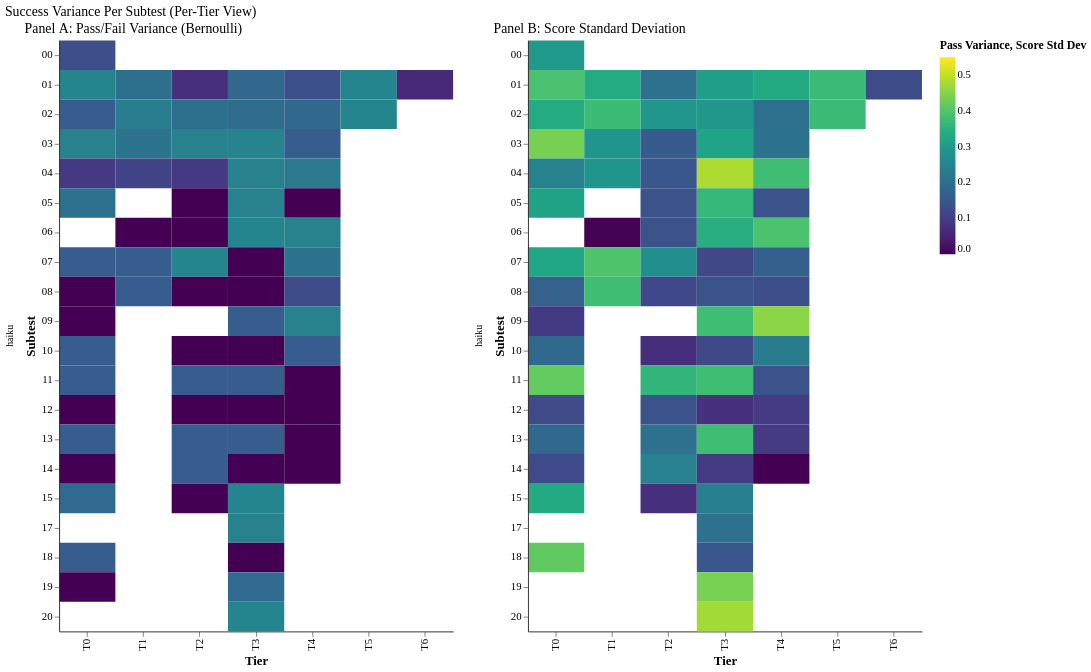

Write a Vega-Lite specification for this figure.
### Vega-Lite specification from a JSON file in a GitHub repository (floating-point values rounded to 4 significant figures)
{"config": {"font": "serif", "axis": {"labelFontSize": 11, "titleFontSize": 13, "gridColor": "#e0e0e0", "domainColor": "#333333"}, "legend": {"labelFontSize": 11, "titleFontSize": 12}, "title": {"fontSize": 14, "anchor": "start", "fontWeight": "normal"}, "view": {"stroke": null, "continuousWidth": 400, "continuousHeight": 300}, "mark": {"tooltip": true}}, "hconcat": [{"facet": {"row": {"field": "agent_model", "title": null, "type": "nominal"}}, "spec": {"mark": {"type": "rect"}, "encoding": {"color": {"field": "pass_variance", "scale": {"domain": [0, 0.25], "scheme": "viridis"}, "title": "Pass Variance", "type": "quantitative"}, "tooltip": [{"field": "tier", "title": "Tier", "type": "ordinal"}, {"field": "subtest", "title": "Subtest", "type": "ordinal"}, {"field": "pass_variance", "format": ".3f", "title": "Pass Variance", "type": "quantitative"}, {"field": "n_runs", "title": "Runs", "type": "quantitative"}], "x": {"field": "tier", "sort": ["T0", "T1", "T2", "T3", "T4", "T5", "T6"], "title": "Tier", "type": "ordinal"}, "y": {"field": "subtest", "sort": "ascending", "title": "Subtest", "type": "ordinal"}}, "height": 600, "title": "Panel A: Pass/Fail Variance (Bernoulli)", "width": 400}, "resolve": {"scale": {"y": "independent"}}}, {"facet": {"row": {"field": "agent_model", "title": null, "type": "nominal"}}, "spec": {"mark": {"type": "rect"}, "encoding": {"color": {"field": "score_std", "scale": {"domain": [0, 0.55], "scheme": "plasma"}, "title": "Score Std Dev", "type": "quantitative"}, "tooltip": [{"field": "tier", "title": "Tier", "type": "ordinal"}, {"field": "subtest", "title": "Subtest", "type": "ordinal"}, {"field": "score_std", "format": ".3f", "title": "Score Std Dev", "type": "quantitative"}, {"field": "n_runs", "title": "Runs", "type": "quantitative"}], "x": {"field": "tier", "sort": ["T0", "T1", "T2", "T3", "T4", "T5", "T6"], "title": "Tier", "type": "ordinal"}, "y": {"field": "subtest", "sort": "ascending", "title": "Subtest", "type": "ordinal"}}, "height": 600, "title": "Panel B: Score Standard Deviation", "width": 400}, "resolve": {"scale": {"y": "independent"}}}], "data": {"name": "data-629980ffdcbe19cda0f58d6ba9ea4af3"}, "title": "Success Variance Per Subtest (Per-Tier View)", "$schema": "https://vega.github.io/schema/vega-lite/v6.1.0.json", "datasets": {"data-629980ffdcbe19cda0f58d6ba9ea4af3": [{"agent_model": "haiku", "tier": "T0", "subtest": "00", "pass_variance": 0.1275, "score_std": 0.2977, "n_runs": 20}, {"agent_model": "haiku", "tier": "T0", "subtest": "01", "pass_variance": 0.25, "score_std": 0.3913, "n_runs": 20}, {"agent_model": "haiku", "tier": "T0", "subtest": "02", "pass_variance": 0.16, "score_std": 0.3369, "n_runs": 5}, {"agent_model": "haiku", "tier": "T0", "subtest": "03", "pass_variance": 0.24, "score_std": 0.4353, "n_runs": 5}, {"agent_model": "haiku", "tier": "T0", "subtest": "04", "pass_variance": 0.09, "score_std": 0.2435, "n_runs": 10}, {"agent_model": "haiku", "tier": "T0", "subtest": "05", "pass_variance": 0.2041, "score_std": 0.3154, "n_runs": 7}, {"agent_model": "haiku", "tier": "T0", "subtest": "07", "pass_variance": 0.16, "score_std": 0.3256, "n_runs": 5}, {"agent_model": "haiku", "tier": "T0", "subtest": "08", "pass_variance": 0.0, "score_std": 0.1668, "n_runs": 5}, {"agent_model": "haiku", "tier": "T0", "subtest": "09", "pass_variance": 0.0, "score_std": 0.09257, "n_runs": 5}, {"agent_model": "haiku", "tier": "T0", "subtest": "10", "pass_variance": 0.16, "score_std": 0.1835, "n_runs": 5}, {"agent_model": "haiku", "tier": "T0", "subtest": "11", "pass_variance": 0.16, "score_std": 0.4179, "n_runs": 5}, {"agent_model": "haiku", "tier": "T0", "subtest": "12", "pass_variance": 0.0, "score_std": 0.1207, "n_runs": 5}, {"agent_model": "haiku", "tier": "T0", "subtest": "13", "pass_variance": 0.16, "score_std": 0.1824, "n_runs": 5}, {"agent_model": "haiku", "tier": "T0", "subtest": "14", "pass_variance": 0.0, "score_std": 0.1215, "n_runs": 5}, {"agent_model": "haiku", "tier": "T0", "subtest": "15", "pass_variance": 0.1875, "score_std": 0.335, "n_runs": 4}, {"agent_model": "haiku", "tier": "T0", "subtest": "18", "pass_variance": 0.16, "score_std": 0.4156, "n_runs": 5}, {"agent_model": "haiku", "tier": "T0", "subtest": "19", "pass_variance": 0.0, "score_std": null, "n_runs": 1}, {"agent_model": "haiku", "tier": "T1", "subtest": "01", "pass_variance": 0.2016, "score_std": 0.3379, "n_runs": 25}, {"agent_model": "haiku", "tier": "T1", "subtest": "02", "pass_variance": 0.2304, "score_std": 0.3747, "n_runs": 25}, {"agent_model": "haiku", "tier": "T1", "subtest": "03", "pass_variance": 0.21, "score_std": 0.2843, "n_runs": 10}, {"agent_model": "haiku", "tier": "T1", "subtest": "04", "pass_variance": 0.1094, "score_std": 0.2855, "n_runs": 8}, {"agent_model": "haiku", "tier": "T1", "subtest": "06", "pass_variance": 0.0, "score_std": 0.001643, "n_runs": 5}, {"agent_model": "haiku", "tier": "T1", "subtest": "07", "pass_variance": 0.16, "score_std": 0.3971, "n_runs": 5}, {"agent_model": "haiku", "tier": "T1", "subtest": "08", "pass_variance": 0.16, "score_std": 0.3802, "n_runs": 5}, {"agent_model": "haiku", "tier": "T2", "subtest": "01", "pass_variance": 0.0736, "score_std": 0.2038, "n_runs": 25}, {"agent_model": "haiku", "tier": "T2", "subtest": "02", "pass_variance": 0.2016, "score_std": 0.2874, "n_runs": 25}, {"agent_model": "haiku", "tier": "T2", "subtest": "03", "pass_variance": 0.24, "score_std": 0.1584, "n_runs": 10}, {"agent_model": "haiku", "tier": "T2", "subtest": "04", "pass_variance": 0.09, "score_std": 0.1476, "n_runs": 10}, {"agent_model": "haiku", "tier": "T2", "subtest": "05", "pass_variance": 0.0, "score_std": 0.1387, "n_runs": 5}, {"agent_model": "haiku", "tier": "T2", "subtest": "06", "pass_variance": 0.0, "score_std": 0.1378, "n_runs": 5}, {"agent_model": "haiku", "tier": "T2", "subtest": "07", "pass_variance": 0.25, "score_std": 0.2684, "n_runs": 10}, {"agent_model": "haiku", "tier": "T2", "subtest": "08", "pass_variance": 0.0, "score_std": 0.1182, "n_runs": 10}, {"agent_model": "haiku", "tier": "T2", "subtest": "10", "pass_variance": 0.0, "score_std": 0.07155, "n_runs": 5}, {"agent_model": "haiku", "tier": "T2", "subtest": "11", "pass_variance": 0.16, "score_std": 0.3604, "n_runs": 5}, {"agent_model": "haiku", "tier": "T2", "subtest": "12", "pass_variance": 0.0, "score_std": 0.1376, "n_runs": 5}, {"agent_model": "haiku", "tier": "T2", "subtest": "13", "pass_variance": 0.16, "score_std": 0.2042, "n_runs": 5}, {"agent_model": "haiku", "tier": "T2", "subtest": "14", "pass_variance": 0.16, "score_std": 0.2383, "n_runs": 5}, {"agent_model": "haiku", "tier": "T2", "subtest": "15", "pass_variance": 0.0, "score_std": 0.07603, "n_runs": 5}, {"agent_model": "haiku", "tier": "T3", "subtest": "01", "pass_variance": 0.1799, "score_std": 0.3095, "n_runs": 17}, {"agent_model": "haiku", "tier": "T3", "subtest": "02", "pass_variance": 0.1928, "score_std": 0.2926, "n_runs": 23}, {"agent_model": "haiku", "tier": "T3", "subtest": "03", "pass_variance": 0.2449, "score_std": 0.3198, "n_runs": 7}, {"agent_model": "haiku", "tier": "T3", "subtest": "04", "pass_variance": 0.24, "score_std": 0.4823, "n_runs": 5}, {"agent_model": "haiku", "tier": "T3", "subtest": "05", "pass_variance": 0.24, "score_std": 0.3657, "n_runs": 10}, {"agent_model": "haiku", "tier": "T3", "subtest": "06", "pass_variance": 0.25, "score_std": 0.3448, "n_runs": 4}, {"agent_model": "haiku", "tier": "T3", "subtest": "07", "pass_variance": 0.0, "score_std": 0.1167, "n_runs": 5}, {"agent_model": "haiku", "tier": "T3", "subtest": "08", "pass_variance": 0.0, "score_std": 0.1405, "n_runs": 5}, {"agent_model": "haiku", "tier": "T3", "subtest": "09", "pass_variance": 0.16, "score_std": 0.3798, "n_runs": 5}, {"agent_model": "haiku", "tier": "T3", "subtest": "10", "pass_variance": 0.0, "score_std": 0.1194, "n_runs": 5}, {"agent_model": "haiku", "tier": "T3", "subtest": "11", "pass_variance": 0.16, "score_std": 0.3798, "n_runs": 5}, {"agent_model": "haiku", "tier": "T3", "subtest": "12", "pass_variance": 0.0, "score_std": 0.07468, "n_runs": 5}, {"agent_model": "haiku", "tier": "T3", "subtest": "13", "pass_variance": 0.16, "score_std": 0.3798, "n_runs": 5}, {"agent_model": "haiku", "tier": "T3", "subtest": "14", "pass_variance": 0.0, "score_std": 0.09325, "n_runs": 3}, {"agent_model": "haiku", "tier": "T3", "subtest": "15", "pass_variance": 0.25, "score_std": 0.2333, "n_runs": 2}, {"agent_model": "haiku", "tier": "T3", "subtest": "17", "pass_variance": 0.24, "score_std": 0.2034, "n_runs": 5}, {"agent_model": "haiku", "tier": "T3", "subtest": "18", "pass_variance": 0.0, "score_std": 0.1482, "n_runs": 5}, {"agent_model": "haiku", "tier": "T3", "subtest": "19", "pass_variance": 0.1875, "score_std": 0.4384, "n_runs": 4}, {"agent_model": "haiku", "tier": "T3", "subtest": "20", "pass_variance": 0.25, "score_std": 0.4738, "n_runs": 2}, {"agent_model": "haiku", "tier": "T4", "subtest": "01", "pass_variance": 0.1344, "score_std": 0.3349, "n_runs": 25}, {"agent_model": "haiku", "tier": "T4", "subtest": "02", "pass_variance": 0.1824, "score_std": 0.2043, "n_runs": 25}, {"agent_model": "haiku", "tier": "T4", "subtest": "03", "pass_variance": 0.16, "score_std": 0.2089, "n_runs": 10}, {"agent_model": "haiku", "tier": "T4", "subtest": "04", "pass_variance": 0.2222, "score_std": 0.3812, "n_runs": 6}, {"agent_model": "haiku", "tier": "T4", "subtest": "05", "pass_variance": 0.0, "score_std": 0.1387, "n_runs": 5}, {"agent_model": "haiku", "tier": "T4", "subtest": "06", "pass_variance": 0.24, "score_std": 0.3942, "n_runs": 5}, {"agent_model": "haiku", "tier": "T4", "subtest": "07", "pass_variance": 0.21, "score_std": 0.1649, "n_runs": 10}, {"agent_model": "haiku", "tier": "T4", "subtest": "08", "pass_variance": 0.1224, "score_std": 0.1303, "n_runs": 7}, {"agent_model": "haiku", "tier": "T4", "subtest": "09", "pass_variance": 0.24, "score_std": 0.4547, "n_runs": 5}, {"agent_model": "haiku", "tier": "T4", "subtest": "10", "pass_variance": 0.16, "score_std": 0.2288, "n_runs": 5}, {"agent_model": "haiku", "tier": "T4", "subtest": "11", "pass_variance": 0.0, "score_std": 0.1385, "n_runs": 5}, {"agent_model": "haiku", "tier": "T4", "subtest": "12", "pass_variance": 0.0, "score_std": 0.09311, "n_runs": 5}, {"agent_model": "haiku", "tier": "T4", "subtest": "13", "pass_variance": 0.0, "score_std": 0.09311, "n_runs": 5}, {"agent_model": "haiku", "tier": "T4", "subtest": "14", "pass_variance": 0.0, "score_std": 0.0, "n_runs": 5}, {"agent_model": "haiku", "tier": "T5", "subtest": "01", "pass_variance": 0.2489, "score_std": 0.3728, "n_runs": 15}, {"agent_model": "haiku", "tier": "T5", "subtest": "02", "pass_variance": 0.2489, "score_std": 0.3758, "n_runs": 15}, {"agent_model": "haiku", "tier": "T6", "subtest": "01", "pass_variance": 0.06222, "score_std": 0.122, "n_runs": 15}]}}
